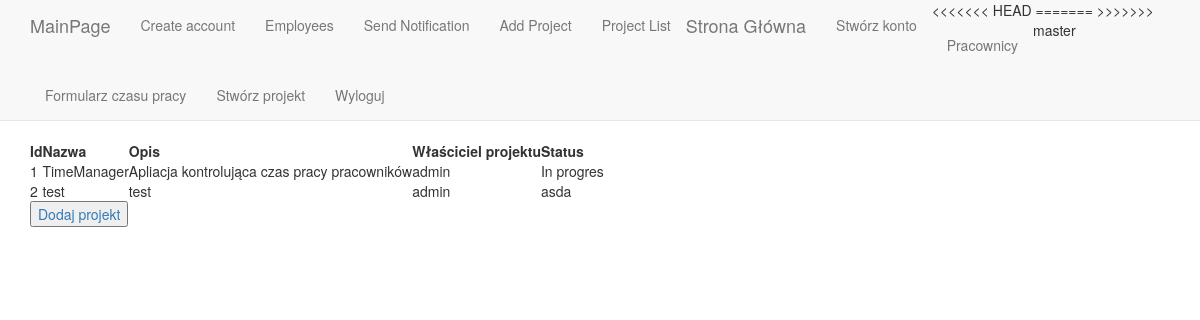
The app's page /polls/ProjectList/ (signed in), older data.
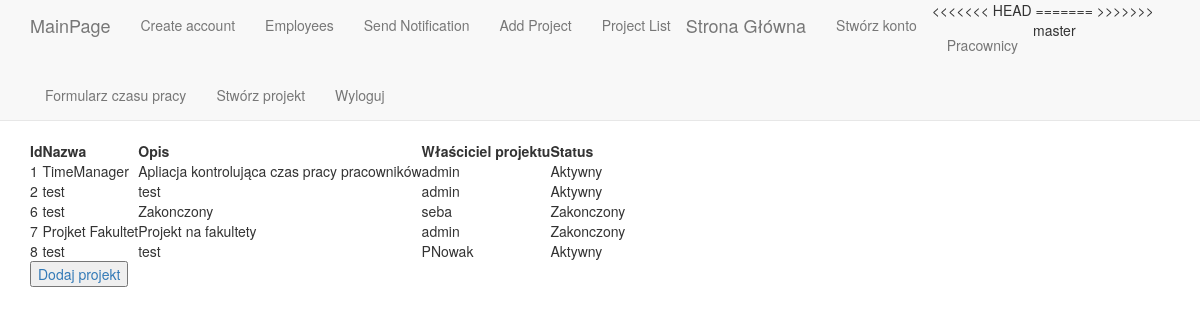
The same page, newer data.
### polls/models.py (models this page shows)
class Project(models.Model):
    idProject = models.AutoField(primary_key=True)
    name = models.CharField(max_length=50)
    description = models.CharField(max_length=50)
    owner = models.ForeignKey(User,on_delete=models.SET_NULL,null=True)
    state = models.CharField(max_length=50)

### polls/views.py (the view)
# urls.py: path('ProjectList/', views.ProjectList.as_view(), name='projectList'),
class ProjectList(generic.ListView):
    template_name = 'polls/ProjectList.html'
    context_object_name = 'project'
    def get_queryset(self):
        if not self.request.user.is_authenticated:
            return HttpResponseRedirect(reverse('polls:login'))
        else:
          return Project.objects.all()

### templates/polls/ProjectList.html
{% extends "polls/base.html" %}
{% block body_block %}
<table>
{% if project %}
    <tr>
      <th>Id</th>
      <th>Nazwa</th>
      <th>Opis</th>
      <th>Właściciel projektu</th>
      <th>Status</th>
    </tr>
    <tr>
    {% for p in project %}
        <td>{{ p.idProject }}</td>
         <td>{{ p.name }}</td>
         <td>{{ p.description }}</td>
         <td>{{ p.owner }}</td>
         <td>{{ p.state }}</td>
             </tr>
    {% endfor %}
{% else %}
    <p>No polls are available.</p>
{% endif %}
</table>
<a class="navbar-link" href="{% url 'polls:AddProjectAdmin' %}"><button class="add-project">Dodaj projekt</button></a>
{% endblock %}

Row changes from the older to the newer data that the page shows:
changed Project "TimeManager": state "In progres" → "Aktywny"
changed Project id 2: state "asda" → "Aktywny"
added Project: idProject "6", name "test", description "Zakonczony", owner "seba", state "Zakonczony"
added Project: idProject "7", name "Projket Fakultet", description "Projekt na fakultety", owner "admin", state "Zakonczony"
added Project: idProject "8", name "test", description "test", owner "PNowak", state "Aktywny"
